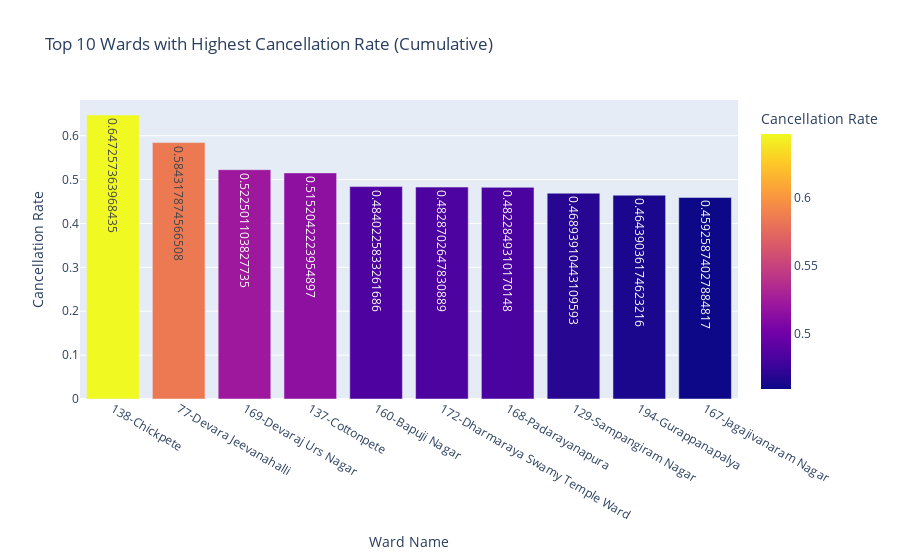

This figure's notebook cell:
### Code cell
import json
output=generate_completion("Top 10 Wards which has highest cancellation rate cumulative as a bar graph",system_msg,response_format)
code=json.loads(output)['code']
exec(code)

### Figure 1 — Plotly figure (JSON) as saved in the notebook; plotly's stock layout.template omitted (floating-point values rounded to 4 significant figures)
{"data": [{"alignmentgroup": "True", "hovertemplate": "Ward Name=%{x}<br>Cancellation Rate=%{marker.color}<extra></extra>", "legendgroup": "", "marker": {"color": [0.6473, 0.5843, 0.5225, 0.5152, 0.484, 0.4829, 0.4823, 0.4689, 0.4644, 0.4593], "coloraxis": "coloraxis", "pattern": {"shape": ""}}, "name": "", "offsetgroup": "", "orientation": "v", "showlegend": false, "text": [0.6473, 0.5843, 0.5225, 0.5152, 0.484, 0.4829, 0.4823, 0.4689, 0.4644, 0.4593], "textposition": "auto", "type": "bar", "x": ["138-Chickpete", "77-Devara Jeevanahalli", "169-Devaraj Urs Nagar", "137-Cottonpete", "160-Bapuji Nagar", "172-Dharmaraya Swamy Temple Ward", "168-Padarayanapura", "129-Sampangiram Nagar", "194-Gurappanapalya", "167-Jagajivanaram Nagar"], "xaxis": "x", "y": [0.6473, 0.5843, 0.5225, 0.5152, 0.484, 0.4829, 0.4823, 0.4689, 0.4644, 0.4593], "yaxis": "y"}], "layout": {"barmode": "relative", "coloraxis": {"colorbar": {"title": {"text": "Cancellation Rate"}}, "colorscale": [[0, "#0d0887"], [0.1111, "#46039f"], [0.2222, "#7201a8"], [0.3333, "#9c179e"], [0.4444, "#bd3786"], [0.5556, "#d8576b"], [0.6667, "#ed7953"], [0.7778, "#fb9f3a"], [0.8889, "#fdca26"], [1, "#f0f921"]]}, "legend": {"tracegroupgap": 0}, "title": {"text": "Top 10 Wards with Highest Cancellation Rate (Cumulative)"}, "xaxis": {"anchor": "y", "domain": [0, 1], "title": {"text": "Ward Name"}}, "yaxis": {"anchor": "x", "domain": [0, 1], "title": {"text": "Cancellation Rate"}}}}
